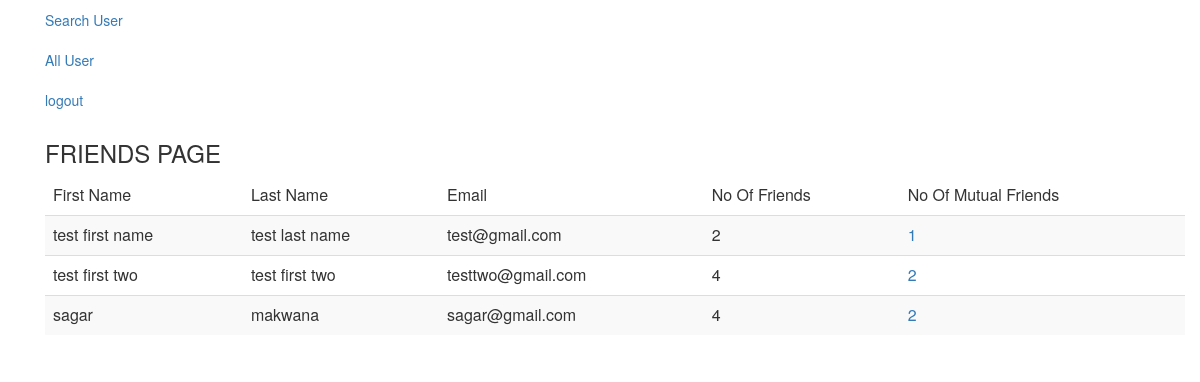
Screenshot of /friends-page/8/ (signed in) with the database file from the repository.
### users/models.py (models this page shows, shortened)
class UserMaster(AbstractUser):
    username = models.CharField(
        _("username"),
        max_length=150,
        help_text=_(
            "Required. 150 characters or fewer. Letters, digits and @/./+/-/_ only."
        ),
        blank=True,
        default="",
    )
    email = models.EmailField(_("email address"), unique=True)
    friends = models.ManyToManyField("self", null=True, blank=True, related_name="user_friends")
    USERNAME_FIELD = "email"
    REQUIRED_FIELDS = []
    objects = CustomUserManager()
    def user_friends_count(self):
        return self.friends.count()

### users/views.py (the view)
# urls.py: path('friends-page/<int:pk>/', views.FriendsPageView.as_view(), name="friends_page"),
class FriendsPageView(CustomActiveLoginRequiredMixin, DetailView):
    model = UserMaster
    template_name = "user/friends_page.html"
    context_object_name = 'user_obj'

### users/mixin.py (called while the page is built)
    @method_decorator(inactive_user_not_allow)
    def dispatch(self, request, *args, **kwargs):
        return super().dispatch(request, *args, **kwargs)

### users/templatetags/poll_extras.py (called while the page is built)
@register.filter(name="mutual_friend_count")
def mutual_friend_count(request_user, user_obj):
    data = {"count": 0, "names": ""}
    request_user_friends = request_user.friends.all()
    user_obj_friends = user_obj.friends.all()
    if request_user_friends.count() > 0 and user_obj_friends.count() > 0:
        similar_friends_qs = user_obj_friends.filter(id__in=request_user_friends.values_list('id', flat=True))
        data = {"count": similar_friends_qs.count(), "names": similar_friends_qs.values_list('first_name', flat=True)}
    return data

### templates/user/friends_page.html (shortened to what this page needs)
{% extends 'common/base.html' %}
{% load poll_extras %}
{% block content %}
<div class="container">
    <h3> FRIENDS PAGE </h3>
    <table class="table table-striped table-hover">
        <thead>
        <tr>
            <td>First Name</td>
            <td>Last Name</td>
            <td>Email</td>
            <td>No Of Friends</td>
            <td>No Of Mutual Friends</td>
        </tr>
        </thead>
        <tbody>
        {% for user in user_obj.friends.all %}
        <tr>
            <td>{{ user.first_name}}</td>
            <td>{{ user.last_name}}</td>
            <td>{{ user.email}}</td>
            <td>{{ user.user_friends_count}}</td>
            <td>
                {% with request.user|mutual_friend_count:user as r1%}
                    <a href="#" data-toggle="tooltip" title="{% for i in r1.names  %} {{ i }} {% endfor %} ">
                        {{ r1.count }}
                    </a>
                {% endwith %}
            </td>
        </tr>
        {% endfor %}
        </tbody>
    </table>
</div>
{% endblock %}

### rows the page displays
UserMaster: first_name "test first name", last_name "test last name", email "test@gmail.com", user_friends_count "2", count "1"
UserMaster: first_name "test first two", last_name "test first two", email "testtwo@gmail.com", user_friends_count "4", count "2"
UserMaster: first_name "sagar", last_name "makwana", email "sagar@gmail.com", user_friends_count "4", count "2"
